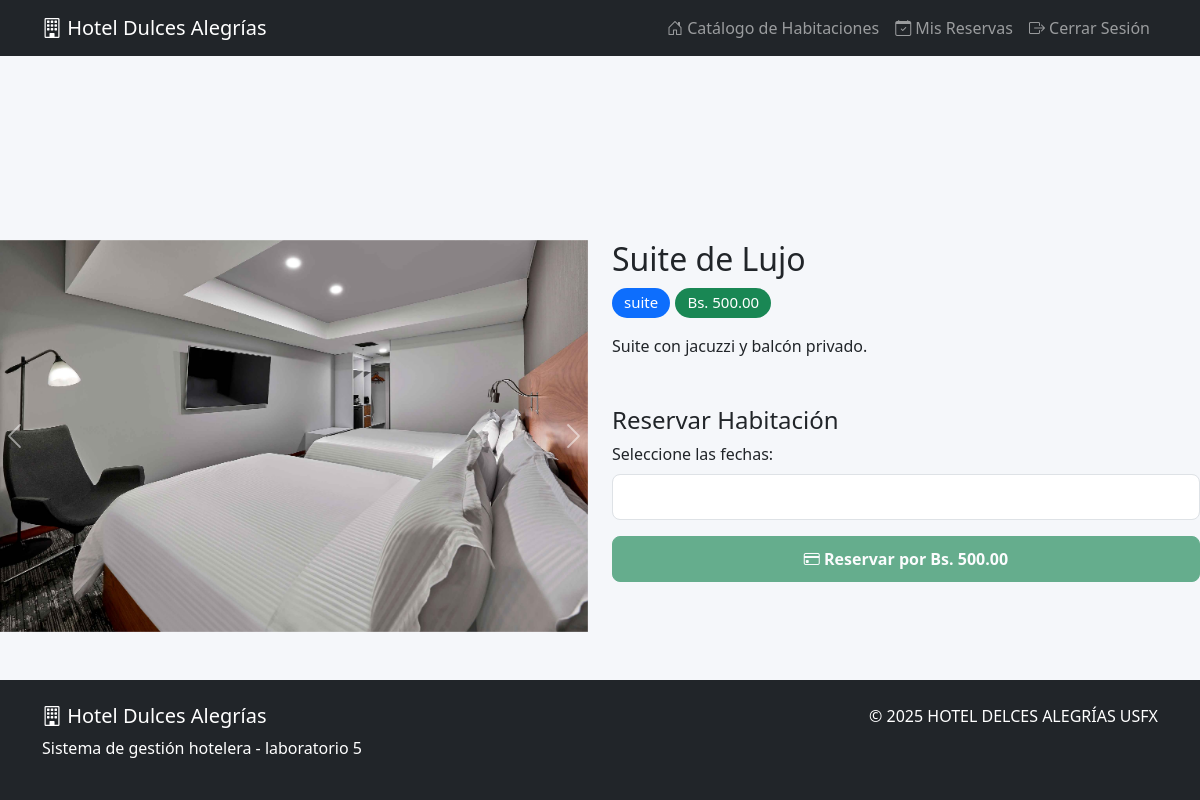
The app's page /user/room_detail.php?id=2 (signed in) with its own data.
### tables this page shows
CREATE TABLE `rooms` (
  `id` int(11) NOT NULL,
  `name` varchar(100) NOT NULL,
  `type` varchar(50) NOT NULL,
  `description` text NOT NULL,
  `price` decimal(10,2) NOT NULL,
  `images` text DEFAULT NULL
);

### user/room_detail.php (the view, shortened to what this page needs)
<?php
require_once '../includes/db.php';
$room_id = $_GET['id'] ?? 0;
$stmt = $pdo->prepare("SELECT * FROM rooms WHERE id = ?");
$stmt->execute([$room_id]);
$room = $stmt->fetch();
?>
<?php include '../includes/header.php'; ?>
<div class="row">
    <div class="col-md-6">
        <div id="roomCarousel" class="carousel slide" data-bs-ride="carousel">
            <div class="carousel-inner">
                <?php
                $images = explode(',', $room['images']);
                foreach ($images as $index => $image):
                    $image = trim($image);
                    if ($image):
                ?>
                <div class="carousel-item <?= $index === 0 ? 'active' : '' ?>">
                    <img src="../assets/img/<?= $image ?>" class="d-block w-100" alt="Imagen de habitación">
                </div>
                <?php
                    endif;
                endforeach;
                ?>
            </div>
            <button class="carousel-control-prev" type="button" data-bs-target="#roomCarousel" data-bs-slide="prev">
                <span class="carousel-control-prev-icon"></span>
            </button>
            <button class="carousel-control-next" type="button" data-bs-target="#roomCarousel" data-bs-slide="next">
                <span class="carousel-control-next-icon"></span>
            </button>
        </div>
    </div>
    <div class="col-md-6">
        <h2><?= htmlspecialchars($room['name']) ?></h2>
        <p class="lead">
            <span class="badge bg-primary"><?= htmlspecialchars($room['type']) ?></span>
            <span class="badge bg-success">Bs. <?= number_format($room['price'], 2) ?></span>
        </p>
        <p><?= htmlspecialchars($room['description']) ?></p>
        <div class="mt-5">
            <h4>Reservar Habitación</h4>
            <div class="mb-3">
                <label class="form-label">Seleccione las fechas:</label>
                <input type="text" id="datepicker" class="form-control datepicker" readonly>
            </div>
            <div class="d-grid">
                <button id="bookButton" class="btn btn-success" disabled>
                    <i class="bi bi-credit-card"></i> Reservar por Bs. <span id="totalPrice"><?= $room['price'] ?></span>
                </button>
            </div>
        </div>
    </div>
</div>
<?php include '../includes/footer.php'; ?>

### assets/css/style.css (style rules this page uses)
:root { --primary: #0d6efd; --secondary: #6c757d; --success: #198754; --info: #0dcaf0; --warning: #ffc107; --danger: #dc3545; --light: #f8f9fa; --dark: #212529; }
body { background-color: #f5f7fa; min-height: 100vh; display: flex; flex-direction: column; }
.form-control, .form-select { border-radius: 8px; padding: 10px 15px; }
.btn { border-radius: 8px; padding: 10px 20px; font-weight: 600; transition: all 0.3s; }
.btn-success { background-color: var(--success); border-color: var(--success); }
.badge { font-weight: 500; padding: 0.5em 0.8em; border-radius: 20px; }
.carousel-control-prev, .carousel-control-next { width: 5%; }
.datepicker { z-index: 1000 !important; }

### records on screen
rooms: name "Suite de Lujo", type "suite", price "500.00", description "Suite con jacuzzi y balcón privado."
